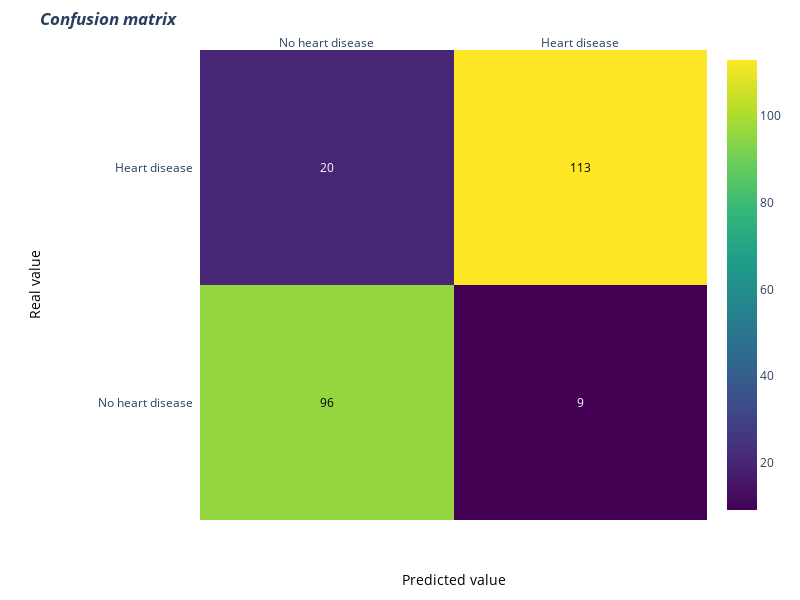

Write notebook code for a chart like this one.
### Code cell
cf = confusion_matrix(y_test, y_pred_svc)
confusion_matrix_plot(cf)

### Figure 1 — Plotly figure (JSON) as saved in the notebook; plotly's stock layout.template omitted (floating-point values rounded to 4 significant figures)
{"data": [{"colorscale": [[0, "#440154"], [0.1111, "#482878"], [0.2222, "#3e4989"], [0.3333, "#31688e"], [0.4444, "#26828e"], [0.5556, "#1f9e89"], [0.6667, "#35b779"], [0.7778, "#6ece58"], [0.8889, "#b5de2b"], [1, "#fde725"]], "reversescale": false, "showscale": true, "type": "heatmap", "x": ["No heart disease", "Heart disease"], "y": ["No heart disease", "Heart disease"], "z": [[96, 9], [20, 113]]}], "layout": {"annotations": [{"font": {"color": "#000000"}, "showarrow": false, "text": "96", "x": "No heart disease", "xref": "x", "y": "No heart disease", "yref": "y"}, {"font": {"color": "#FFFFFF"}, "showarrow": false, "text": "9", "x": "Heart disease", "xref": "x", "y": "No heart disease", "yref": "y"}, {"font": {"color": "#FFFFFF"}, "showarrow": false, "text": "20", "x": "No heart disease", "xref": "x", "y": "Heart disease", "yref": "y"}, {"font": {"color": "#000000"}, "showarrow": false, "text": "113", "x": "Heart disease", "xref": "x", "y": "Heart disease", "yref": "y"}, {"font": {"color": "black", "size": 14}, "showarrow": false, "text": "Predicted value", "x": 0.5, "xref": "paper", "y": -0.15, "yref": "paper"}, {"font": {"color": "black", "size": 14}, "showarrow": false, "text": "Real value", "textangle": -90, "x": -0.35, "xref": "paper", "y": 0.5, "yref": "paper"}], "height": 600, "margin": {"l": 200, "t": 50}, "title": {"text": "<i><b>Confusion matrix</b></i>"}, "width": 800, "xaxis": {"dtick": 1, "gridcolor": "rgb(0, 0, 0)", "side": "top", "ticks": ""}, "yaxis": {"dtick": 1, "ticks": "", "ticksuffix": "  "}}}
